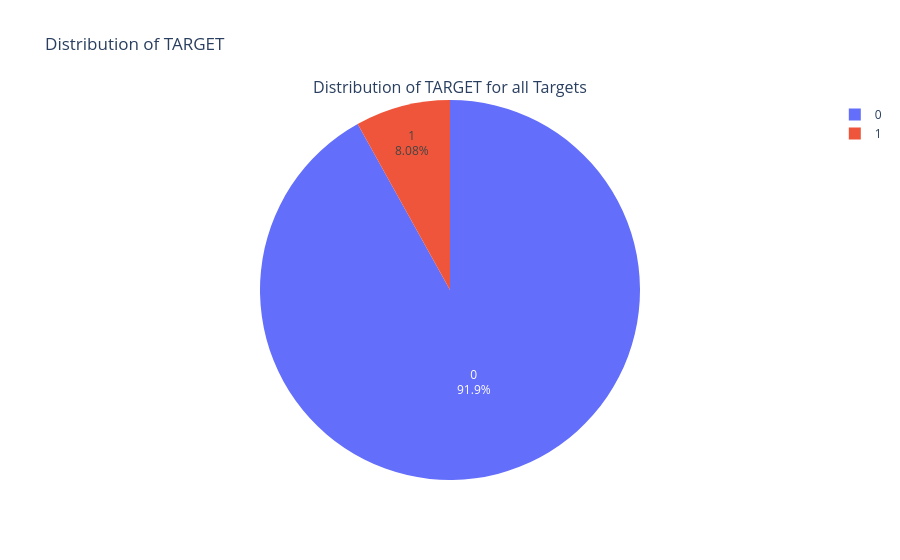

Notebook code cell kept with this figure:
### Markdown cell above
high NaN percentages in property-related features (common areas, non-living spaces, renovations) suggest incomplete or non-standardized data collection, while low NaN values in basic attributes like building age indicate more consistent data availability.

### Code cell
plot_categorical_variables_pie(train, ["TARGET"], plot_defaulter= False)

### Figure 1 — Plotly figure (JSON) as saved in the notebook; plotly's stock layout.template omitted (floating-point values rounded to 4 significant figures)
{"data": [{"domain": {"x": [0, 1], "y": [0, 1]}, "hole": 0, "labels": [0, 1], "textinfo": "label+percent", "textposition": "inside", "type": "pie", "values": [226133, 19876]}], "layout": {"annotations": [{"font": {"size": 16}, "showarrow": false, "text": "Distribution of TARGET for all Targets", "x": 0.5, "xanchor": "center", "xref": "paper", "y": 1, "yanchor": "bottom", "yref": "paper"}], "title": {"text": "Distribution of TARGET"}}}
